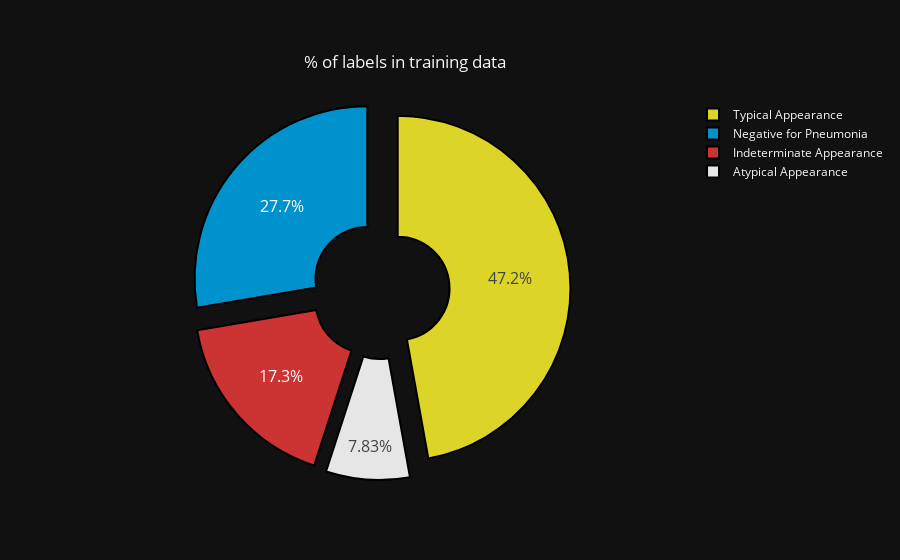

The code cell stored with this chart in its notebook:
### Code cell
study_grp['pct'] = round((study_grp['value'] / study_grp['value'].sum())*100,2)

fig = go.Figure(data=[go.Pie(labels=study_grp['label'],
                             values=study_grp['pct'],
                             hole=.3,
                             pull=[0.1, 0.1, 0.1, 0.1]
                            )
                     ]
               )
fig.update_traces(hoverinfo='label+percent', textinfo='percent', textfont_size=16,
                  marker=dict(colors=study_grp['color'], line=dict(color='#000000', width=2))
                 )
fig.update_layout(title={'text': "% of labels in training data",
        'y':0.9,
        'x':0.45,
        'xanchor': 'center',
        'yanchor': 'top'})
fig.show()

### Figure 1 — Plotly figure (JSON) as saved in the notebook; plotly's stock layout.template omitted (floating-point values rounded to 4 significant figures)
{"data": [{"hole": 0.3, "hoverinfo": "label+percent", "labels": ["Typical Appearance", "Negative for Pneumonia", "Indeterminate Appearance", "Atypical Appearance"], "marker": {"colors": ["#DCD427", "#0092CC", "#CC3333", "#E6E6E6"], "line": {"color": "#000000", "width": 2}}, "pull": [0.1, 0.1, 0.1, 0.1], "textfont": {"size": 16}, "textinfo": "percent", "type": "pie", "values": [47.16, 27.68, 17.33, 7.83]}], "layout": {"title": {"text": "% of labels in training data", "x": 0.45, "xanchor": "center", "y": 0.9, "yanchor": "top"}}}
